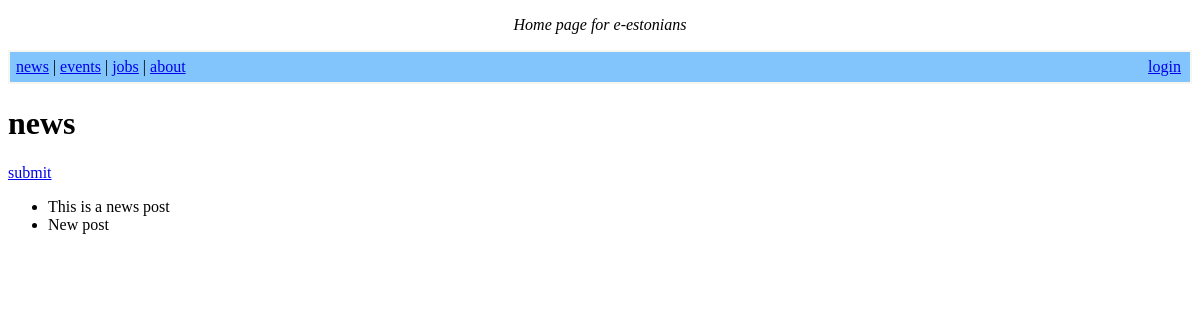
The app's page /, older data.
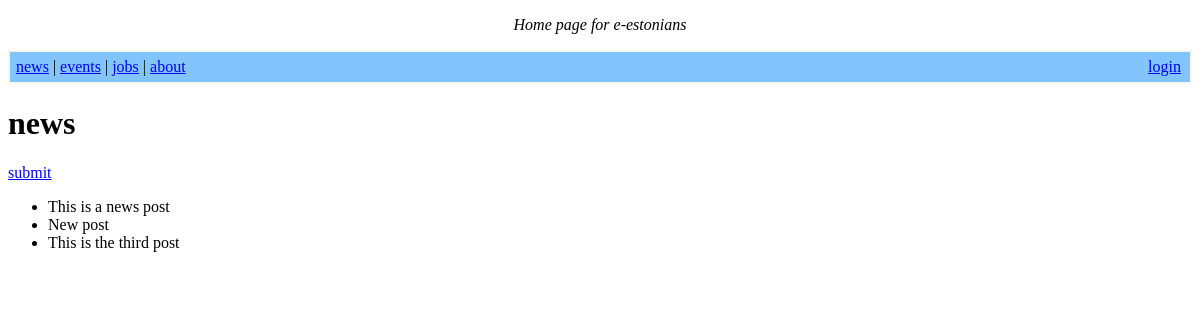
The same page, newer data.
### NewsPost/models.py (models this page shows)
class NewsPost(models.Model):
    title   = models.CharField(max_length=100, blank=False)
    url     = models.URLField(max_length=300, blank=False)
    author  = models.CharField(max_length=20, blank=False)
    time    = models.DateTimeField(auto_now_add=True, blank=False)
    votes   = models.IntegerField(default=0, blank=False)

### pages/views.py (the view)
# urls.py: path('', views.news_view, name='news'),
def news_view(request, *args, **kwargs):
    obj = NewsPost.objects.all()
    context = {
        'object' : obj
    }
    return render(request, "news.html", context)

### templates/news.html
{% extends 'base.html' %}
{% block content %}
<h1> news </h1>
<a href="{% url "newscreate" %}">submit</a>
<ul>
{% for each in object %}
    <li>{{ each.title }}</li>
{% endfor %}
</ul>
{% endblock %}

Row changes from the older to the newer data that the page shows:
added NewsPost: title "This is the third post"
